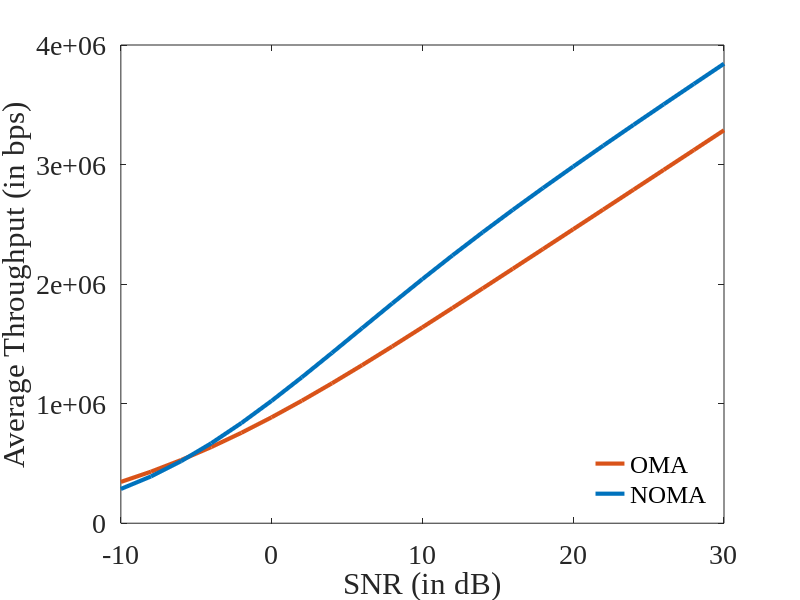
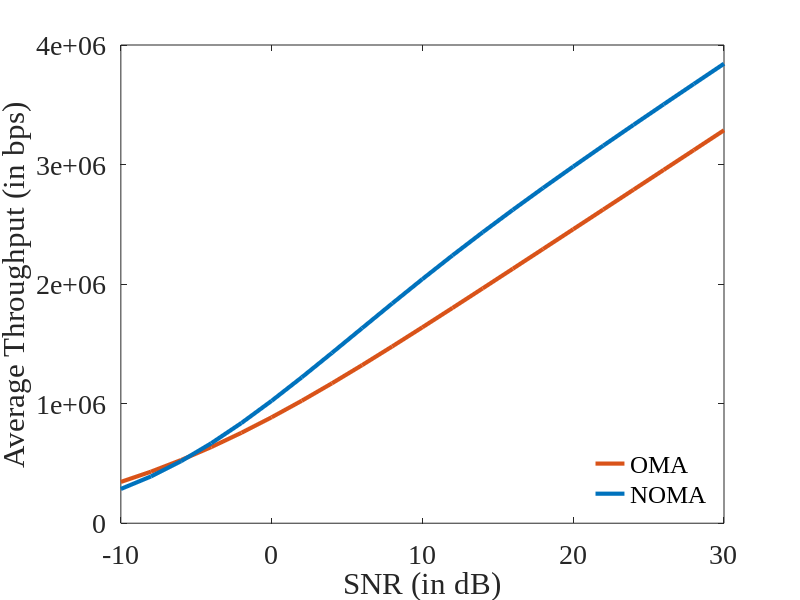
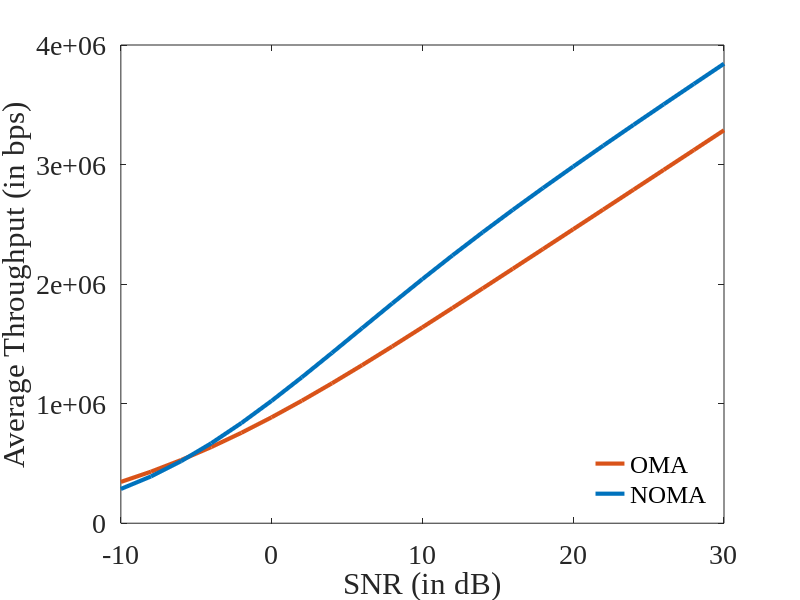

Source code (MATLAB) for these figures, in order:
% Define a range of SNR values (in dB)
SNR_dB = -10:2:30; % From -10 dB to 30 dB
SNR_linear = 10.^(SNR_dB/10); % Convert dB to linear scale

% System parameters
W = 1e6; % Bandwidth in Hz
alpha = 1/3; % Bandwidth partitioning factor for OMA
P = 1; 

% Adjust power allocation
p1 = 0.1*P; % Power allocated to UE1 (User 1)
p2 = 0.2*P; % Power allocated to UE2 (User 2)
p3 = 0.35*P; % Power allocated to UE3 (User 3)
p4 = 0.35*P; % Power allocated to UE4 (User 4)

MONTE_CARLO = 100; % One hundred rounds to get the point's average

% Initialize arrays to store average throughputs
avgThroughput_NOMA = zeros(MONTE_CARLO, length(SNR_dB));
avgThroughput_OMA = zeros(MONTE_CARLO, length(SNR_dB));

for monte_carlo_idx = 1:MONTE_CARLO
    % Rayleigh fading channels for UE1 and UE2
    h1 = sqrt(80)*(randn + 1i*randn)/sqrt(2); % Channel gain for UE1
    h2 = sqrt(20)*(randn + 1i*randn)/sqrt(2); % Channel gain for UE2
    h3 = (randn + 1i*randn)/sqrt(2); % Channel gain for UE3
    h4 = (randn + 1i*randn)/sqrt(2); % Channel gain for UE4

    for i = 1:length(SNR_dB)
        % Recalculate N0 based on current SNR value
        SNR_current = SNR_linear(i);
        N0_current = 1/SNR_current; % Assuming unit energy for simplicity

        % Calculate SNRs
        SNR_1_NOMA = p1 * abs(h1).^2 / N0_current;
        SNR_2_NOMA = p2 * abs(h2).^2 ./ (p1 * abs(h2).^2 + N0_current);
        SNR_3_NOMA = p3 * abs(h3).^2 ./ (p1 * abs(h3).^2 + p2 * abs(h3).^2+ N0_current);
        SNR_4_NOMA = p4 * abs(h4).^2 ./ (p1 * abs(h4).^2 + p2 * abs(h4).^2 + p3 * abs(h4).^2 + N0_current);
        SNR_1_OMA = (P/3) * abs(h1).^2 / (alpha * N0_current);
        SNR_2_OMA = (P/3) * abs(h2).^2 / ((alpha) * N0_current);
        SNR_3_OMA = (P/3) * abs(h3).^2 / ((alpha) * N0_current);
        SNR_4_OMA = P * abs(h4).^2 / ((alpha) * N0_current);

        R_1_NOMA = W * log2(1 + SNR_1_NOMA);
        R_2_NOMA = W * log2(1 + SNR_2_NOMA);
        R_3_NOMA = W * log2(1 + SNR_3_NOMA);
        R_4_NOMA = W * log2(1 + SNR_4_NOMA);
        R_1_OMA = W * alpha * log2(1 + SNR_1_OMA);
        R_2_OMA = W * (alpha) * log2(1 + SNR_2_OMA);
        R_3_OMA = W * (alpha) * log2(1 + SNR_3_OMA);
        R_4_OMA = W * (alpha) * log2(1 + SNR_4_OMA);

        % Calculate average throughputs for NOMA and OMA
        avgThroughput_NOMA(monte_carlo_idx,i) = (R_1_NOMA + R_2_NOMA + R_3_NOMA + R_4_NOMA) / 4;
        avgThroughput_OMA(monte_carlo_idx,i) = (R_1_OMA + R_2_OMA + R_3_OMA + R_4_NOMA) / 4;
    end
end

avgThroughput_NOMA_2 = mean(avgThroughput_NOMA,1);
avgThroughput_OMA_2 = mean(avgThroughput_OMA,1);

% % Plotting the results
% figure;
% plot(SNR_dB, avgThroughput_NOMA_2, 'r-', 'LineWidth', 2);
% hold on;
% plot(SNR_dB, avgThroughput_OMA_2, 'b-', 'LineWidth', 2);
% plot(SNR_dB, avgThroughput_NOMA_2, 'r--', 'LineWidth', 2);
% plot(SNR_dB, avgThroughput_OMA_2, 'b--', 'LineWidth', 2);
% 
% xlabel('SNR (dB)');
% ylabel('Average Throughput (bps)');
% title('Average Throughput vs. SNR for NOMA and OMA with Rayleigh Fading');
% legend('NOMA - p_1 = 0.4', 'OMA - \alpha = 0.5','NOMA - p_1 = 0.7', 'OMA - \alpha = 0.6');
% grid on;

% Plot simulation results
savefig = 1;
root_save = 'C:\Program Files\UFRJ\TCC\images\';
linewidth  = 3;
markersize = 10;
fontname   = 'Times New Roman';
fontsize   = 20;

legend_alg = {'OMA', 'NOMA'};

location_1 = 'northwest';
location_2 = 'northeast';
location_3 = 'southwest';
location_4 = 'southeast';

colours = [0.0000 0.4470 0.7410;
           0.8500 0.3250 0.0980;
           0.9290 0.6940 0.1250;
           0.4940 0.1840 0.5560;
           0.4660 0.6740 0.1880;
           0.3010 0.7450 0.9330;
           0.6350 0.0780 0.1840;
           0.0000 0.0000 0.0000];

figure;

set(gcf,'position',[0 0 800 600]);
plot(SNR_dB, avgThroughput_OMA_2, 'r-', 'color',colours(2,:),'linewidth',linewidth);
hold on;
plot(SNR_dB, avgThroughput_NOMA_2, 'b-','color',colours(1,:),'linewidth',linewidth);

xlabel('SNR (in dB)','fontname',fontname,'fontsize',fontsize);
ylabel('Average Throughput (in bps)','fontname',fontname,'fontsize',fontsize);

legend(legend_alg,'fontname',fontname,'fontsize',fontsize,'location',location_4);
legend boxoff;
set(gca,'fontname',fontname,'fontsize',fontsize);

if savefig == 1
    saveas(gcf,[root_save 'noma_oma_average_throughput_vs_snr_comparison_3_users'], 'fig');
    saveas(gcf,[root_save 'noma_oma_average_throughput_vs_snr_comparison_3_users'], 'png');
    saveas(gcf,[root_save 'noma_oma_average_throughput_vs_snr_comparison_3_users'], 'epsc2');
end


